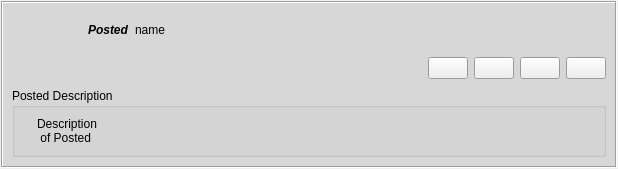
<?xml version="1.0" encoding="UTF-8"?>
<ui version="4.0">
 <class>PostedGroupItem</class>
 <widget class="QWidget" name="PostedGroupItem">
  <property name="geometry">
   <rect>
    <x>0</x>
    <y>0</y>
    <width>618</width>
    <height>157</height>
   </rect>
  </property>
  <layout class="QGridLayout">
   <property name="leftMargin">
    <number>1</number>
   </property>
   <property name="topMargin">
    <number>1</number>
   </property>
   <property name="rightMargin">
    <number>1</number>
   </property>
   <property name="bottomMargin">
    <number>1</number>
   </property>
   <item row="0" column="0">
    <widget class="QFrame" name="frame">
     <property name="sizePolicy">
      <sizepolicy hsizetype="Expanding" vsizetype="Preferred">
       <horstretch>0</horstretch>
       <verstretch>0</verstretch>
      </sizepolicy>
     </property>
     <property name="palette">
      <palette>
       <active>
        <colorrole role="Base">
         <brush brushstyle="SolidPattern">
          <color alpha="255">
           <red>215</red>
           <green>215</green>
           <blue>215</blue>
          </color>
         </brush>
        </colorrole>
        <colorrole role="Window">
         <brush brushstyle="SolidPattern">
          <color alpha="255">
           <red>215</red>
           <green>215</green>
           <blue>215</blue>
          </color>
         </brush>
        </colorrole>
       </active>
       <inactive>
        <colorrole role="Base">
         <brush brushstyle="SolidPattern">
          <color alpha="255">
           <red>215</red>
           <green>215</green>
           <blue>215</blue>
          </color>
         </brush>
        </colorrole>
        <colorrole role="Window">
         <brush brushstyle="SolidPattern">
          <color alpha="255">
           <red>215</red>
           <green>215</green>
           <blue>215</blue>
          </color>
         </brush>
        </colorrole>
       </inactive>
       <disabled>
        <colorrole role="Base">
         <brush brushstyle="SolidPattern">
          <color alpha="255">
           <red>215</red>
           <green>215</green>
           <blue>215</blue>
          </color>
         </brush>
        </colorrole>
        <colorrole role="Window">
         <brush brushstyle="SolidPattern">
          <color alpha="255">
           <red>215</red>
           <green>215</green>
           <blue>215</blue>
          </color>
         </brush>
        </colorrole>
       </disabled>
      </palette>
     </property>
     <property name="autoFillBackground">
      <bool>true</bool>
     </property>
     <property name="frameShape">
      <enum>QFrame::Box</enum>
     </property>
     <property name="frameShadow">
      <enum>QFrame::Sunken</enum>
     </property>
     <layout class="QGridLayout">
      <item row="0" column="0">
       <layout class="QGridLayout">
        <item row="0" column="0" rowspan="2">
         <widget class="QLabel" name="logoLabel">
          <property name="minimumSize">
           <size>
            <width>70</width>
            <height>70</height>
           </size>
          </property>
          <property name="maximumSize">
           <size>
            <width>70</width>
            <height>70</height>
           </size>
          </property>
          <property name="text">
           <string/>
          </property>
          <property name="pixmap">
           <pixmap resource="../Posted/Posted_images.qrc">:/images/posted_64.png</pixmap>
          </property>
         </widget>
        </item>
        <item row="0" column="1">
         <layout class="QHBoxLayout" name="horizontalLayout_2">
          <item>
           <widget class="QLabel" name="titleLabel">
            <property name="sizePolicy">
             <sizepolicy hsizetype="Minimum" vsizetype="Minimum">
              <horstretch>0</horstretch>
              <verstretch>0</verstretch>
             </sizepolicy>
            </property>
            <property name="font">
             <font>
              <weight>75</weight>
              <italic>true</italic>
              <bold>true</bold>
             </font>
            </property>
            <property name="text">
             <string notr="true">Posted</string>
            </property>
           </widget>
          </item>
          <item>
           <widget class="QLabel" name="nameLabel">
            <property name="text">
             <string notr="true">name</string>
            </property>
            <property name="openExternalLinks">
             <bool>true</bool>
            </property>
           </widget>
          </item>
          <item>
           <spacer name="horizontalSpacer">
            <property name="orientation">
             <enum>Qt::Horizontal</enum>
            </property>
            <property name="sizeHint" stdset="0">
             <size>
              <width>40</width>
              <height>20</height>
             </size>
            </property>
           </spacer>
          </item>
         </layout>
        </item>
        <item row="1" column="1">
         <layout class="QHBoxLayout" name="horizontalLayout">
          <item>
           <spacer>
            <property name="orientation">
             <enum>Qt::Horizontal</enum>
            </property>
            <property name="sizeType">
             <enum>QSizePolicy::Expanding</enum>
            </property>
            <property name="sizeHint" stdset="0">
             <size>
              <width>254</width>
              <height>28</height>
             </size>
            </property>
           </spacer>
          </item>
          <item>
           <widget class="QPushButton" name="copyLinkButton">
            <property name="focusPolicy">
             <enum>Qt::NoFocus</enum>
            </property>
            <property name="icon">
             <iconset resource="../images.qrc">
              <normaloff>:/images/copyrslink.png</normaloff>:/images/copyrslink.png</iconset>
            </property>
           </widget>
          </item>
          <item>
           <widget class="QPushButton" name="subscribeButton">
            <property name="sizePolicy">
             <sizepolicy hsizetype="Fixed" vsizetype="Fixed">
              <horstretch>0</horstretch>
              <verstretch>0</verstretch>
             </sizepolicy>
            </property>
            <property name="focusPolicy">
             <enum>Qt::NoFocus</enum>
            </property>
            <property name="toolTip">
             <string>Subscribe to Posted</string>
            </property>
            <property name="icon">
             <iconset resource="../images.qrc">
              <normaloff>:/images/directoryadd_24x24_shadow.png</normaloff>:/images/directoryadd_24x24_shadow.png</iconset>
            </property>
           </widget>
          </item>
          <item>
           <widget class="QPushButton" name="expandButton">
            <property name="sizePolicy">
             <sizepolicy hsizetype="Fixed" vsizetype="Fixed">
              <horstretch>0</horstretch>
              <verstretch>0</verstretch>
             </sizepolicy>
            </property>
            <property name="focusPolicy">
             <enum>Qt::NoFocus</enum>
            </property>
            <property name="toolTip">
             <string>Expand</string>
            </property>
            <property name="icon">
             <iconset resource="../images.qrc">
              <normaloff>:/images/edit_add24.png</normaloff>:/images/edit_add24.png</iconset>
            </property>
           </widget>
          </item>
          <item>
           <widget class="QPushButton" name="clearButton">
            <property name="sizePolicy">
             <sizepolicy hsizetype="Fixed" vsizetype="Fixed">
              <horstretch>0</horstretch>
              <verstretch>0</verstretch>
             </sizepolicy>
            </property>
            <property name="focusPolicy">
             <enum>Qt::NoFocus</enum>
            </property>
            <property name="toolTip">
             <string>Remove Item</string>
            </property>
            <property name="icon">
             <iconset resource="../images.qrc">
              <normaloff>:/images/close_normal.png</normaloff>:/images/close_normal.png</iconset>
            </property>
           </widget>
          </item>
         </layout>
        </item>
       </layout>
      </item>
      <item row="1" column="0">
       <widget class="QFrame" name="expandFrame">
        <layout class="QVBoxLayout">
         <property name="spacing">
          <number>0</number>
         </property>
         <property name="leftMargin">
          <number>0</number>
         </property>
         <property name="topMargin">
          <number>0</number>
         </property>
         <property name="rightMargin">
          <number>0</number>
         </property>
         <property name="bottomMargin">
          <number>0</number>
         </property>
         <item>
          <widget class="QGroupBox" name="groupBox">
           <property name="title">
            <string>Posted Description</string>
           </property>
           <layout class="QHBoxLayout">
            <item>
             <widget class="QLabel" name="iconLabel">
              <property name="text">
               <string/>
              </property>
              <property name="pixmap">
               <pixmap resource="../images.qrc">:/images/contacts24.png</pixmap>
              </property>
             </widget>
            </item>
            <item>
             <widget class="QLabel" name="descLabel">
              <property name="sizePolicy">
               <sizepolicy hsizetype="MinimumExpanding" vsizetype="Preferred">
                <horstretch>0</horstretch>
                <verstretch>0</verstretch>
               </sizepolicy>
              </property>
              <property name="text">
               <string notr="true">Description 
 of Posted</string>
              </property>
             </widget>
            </item>
           </layout>
          </widget>
         </item>
        </layout>
       </widget>
      </item>
     </layout>
    </widget>
   </item>
  </layout>
 </widget>
 <resources>
  <include location="../images.qrc"/>
 </resources>
 <connections/>
</ui>
